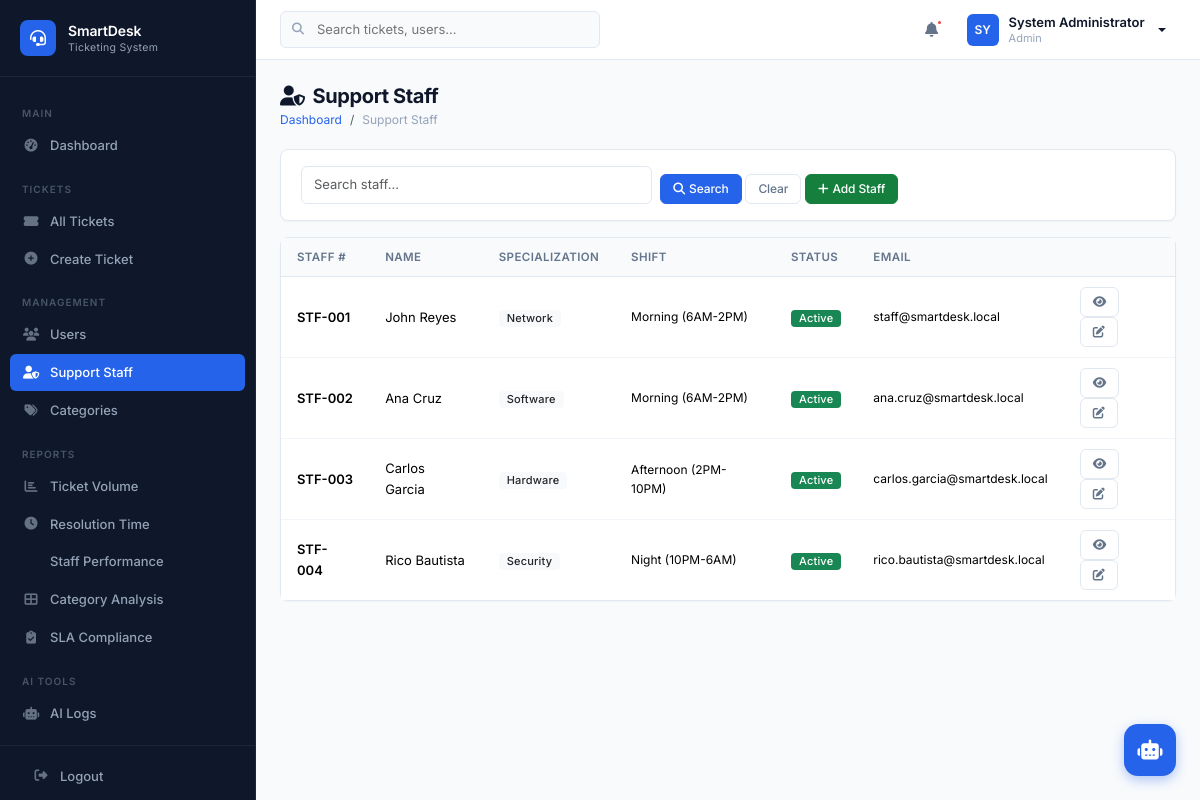
Screenshot of /modules/staff/index.php (signed in) with the database file from the repository.
### tables this page shows
CREATE TABLE IF NOT EXISTS support_staff (
    staff_id INT AUTO_INCREMENT PRIMARY KEY,
    user_id INT DEFAULT NULL,
    staff_number VARCHAR(20) NOT NULL UNIQUE,
    full_name VARCHAR(100) NOT NULL,
    specialization VARCHAR(100) DEFAULT NULL,
    shift_schedule VARCHAR(100) DEFAULT NULL,
    status ENUM('Active','Inactive') NOT NULL DEFAULT 'Active',
    created_datetime DATETIME NOT NULL DEFAULT CURRENT_TIMESTAMP,
    updated_datetime DATETIME NOT NULL DEFAULT CURRENT_TIMESTAMP ON UPDATE CURRENT_TIMESTAMP,
    FOREIGN KEY (user_id) REFERENCES users(user_id) ON DELETE SET NULL,
    INDEX idx_staff_status (status),
    INDEX idx_staff_specialization (specialization)
);

CREATE TABLE IF NOT EXISTS users (
    user_id INT AUTO_INCREMENT PRIMARY KEY,
    employee_id VARCHAR(20) NOT NULL UNIQUE,
    full_name VARCHAR(100) NOT NULL,
    department VARCHAR(100) DEFAULT NULL,
    email VARCHAR(150) NOT NULL UNIQUE,
    contact_number VARCHAR(20) DEFAULT NULL,
    password_hash VARCHAR(255) NOT NULL,
    role ENUM('Admin','Support Staff','End User') NOT NULL DEFAULT 'End User',
    status ENUM('Active','Inactive') NOT NULL DEFAULT 'Active',
    created_datetime DATETIME NOT NULL DEFAULT CURRENT_TIMESTAMP,
    updated_datetime DATETIME NOT NULL DEFAULT CURRENT_TIMESTAMP ON UPDATE CURRENT_TIMESTAMP,
    INDEX idx_users_role (role),
    INDEX idx_users_status (status),
    INDEX idx_users_email (email)
);

### includes/auth.php (called while the page is built, shortened)
<?php
function isLoggedIn() {
    return isset($_SESSION['user_id']);
}
function getCurrentUserRole() {
    return $_SESSION['role'] ?? null;
}
function getCurrentUserName() {
    return $_SESSION['full_name'] ?? 'Guest';
}
function getBaseUrl() {
    $scriptDir = dirname($_SERVER['SCRIPT_NAME']);
    $dir = realpath(dirname($_SERVER['SCRIPT_FILENAME']));
    $projectRoot = realpath(__DIR__ . '/..');
    $relative = str_replace($projectRoot, '', $dir);
    $depth = substr_count($relative, DIRECTORY_SEPARATOR);
    $base = $scriptDir;
    for ($i = 0; $i < $depth; $i++) {
        $base = dirname($base);
    }
    return rtrim($base, '/');
}

### includes/functions.php (called while the page is built, shortened)
<?php
function e($string) {
    return htmlspecialchars($string ?? '', ENT_QUOTES, 'UTF-8');
}

### modules/staff/index.php (the view, shortened to what this page needs)
<?php
require_once __DIR__ . '/../../includes/header.php';
$pdo = getDBConnection();
$search = trim($_GET['search'] ?? '');
$where = $search ? "WHERE s.full_name LIKE ? OR s.specialization LIKE ? OR s.staff_number LIKE ?" : '';
$params = $search ? ["%$search%","%$search%","%$search%"] : [];
$stmt = $pdo->prepare("SELECT s.*, u.email FROM support_staff s LEFT JOIN users u ON s.user_id = u.user_id $where ORDER BY s.created_datetime DESC");
$stmt->execute($params);
$staff = $stmt->fetchAll();
?>
<div class="page-header"><h1><i class="fas fa-user-shield me-2"></i>Support Staff</h1>
<nav aria-label="breadcrumb"><ol class="breadcrumb"><li class="breadcrumb-item"><a href="<?= $baseUrl ?>/dashboard.php">Dashboard</a></li><li class="breadcrumb-item active">Support Staff</li></ol></nav></div>
<div class="card mb-3"><div class="card-body py-3">
<form method="GET" class="row g-2 align-items-end">
<div class="col-md-5"><input type="text" name="search" class="form-control form-control-sm" placeholder="Search staff..." value="<?= e($search) ?>"></div>
<div class="col-md-7"><button type="submit" class="btn btn-sm btn-primary"><i class="fas fa-search me-1"></i>Search</button>
<a href="index.php" class="btn btn-sm btn-outline-secondary">Clear</a>
<a href="create.php" class="btn btn-sm btn-success"><i class="fas fa-plus me-1"></i>Add Staff</a></div>
</form></div></div>
<div class="card"><div class="card-body p-0"><div class="table-responsive"><table class="table">
<thead><tr><th>Staff #</th><th>Name</th><th>Specialization</th><th>Shift</th><th>Status</th><th>Email</th><th></th></tr></thead>
<tbody>
<?php foreach ($staff as $s): ?>
<tr>
<td class="fw-600"><?= e($s['staff_number']) ?></td>
<td><?= e($s['full_name']) ?></td>
<td><span class="badge bg-light text-dark"><?= e($s['specialization'] ?? '—') ?></span></td>
<td class="fs-sm"><?= e($s['shift_schedule'] ?? '—') ?></td>
<td><span class="badge <?= $s['status']==='Active'?'bg-success':'bg-secondary' ?>"><?= e($s['status']) ?></span></td>
<td class="fs-sm"><?= e($s['email'] ?? '—') ?></td>
<td>
<a href="view.php?id=<?= $s['staff_id'] ?>" class="btn btn-sm btn-outline-secondary"><i class="fas fa-eye"></i></a>
<a href="edit.php?id=<?= $s['staff_id'] ?>" class="btn btn-sm btn-outline-secondary"><i class="fas fa-edit"></i></a>
</td>
</tr>
<?php endforeach; ?>
</tbody></table></div></div></div>
<?php require_once __DIR__ . '/../../includes/footer.php'; ?>

### includes/header.php (shortened to what this page needs)
<?php
require_once __DIR__ . '/auth.php';
require_once __DIR__ . '/functions.php';
$baseUrl = getBaseUrl();
$currentPage = basename($_SERVER['SCRIPT_FILENAME'], '.php');
$currentDir = basename(dirname($_SERVER['SCRIPT_FILENAME']));
?>
<!DOCTYPE html>
<html lang="en">
<head>
    <link href="https://cdn.jsdelivr.net/npm/bootstrap@5.3.3/dist/css/bootstrap.min.css" rel="stylesheet">
    <link href="https://cdnjs.cloudflare.com/ajax/libs/font-awesome/6.5.1/css/all.min.css" rel="stylesheet">
    <link href="<?= $baseUrl ?>/assets/css/app.css" rel="stylesheet">
</head>
<body>
<?php if (isLoggedIn()): ?>
<?php include __DIR__ . '/sidebar.php'; ?>
<div class="topbar">
    <div class="topbar-left">
        <div class="topbar-search d-none d-md-block">
            <i class="fas fa-search"></i>
            <input type="text" placeholder="Search tickets, users..." id="globalSearch" autocomplete="off">
        </div>
    </div>
    <div class="topbar-right">
        <button class="topbar-icon" title="Notifications">
            <i class="fas fa-bell"></i>
            <span class="badge-dot"></span>
        </button>
        <div class="dropdown">
            <a class="topbar-user dropdown-toggle" href="#" data-bs-toggle="dropdown" aria-expanded="false">
                <div class="topbar-user-avatar"><?= strtoupper(substr(getCurrentUserName(), 0, 2)) ?></div>
                <div class="topbar-user-info d-none d-sm-block">
                    <div class="name"><?= e(getCurrentUserName()) ?></div>
                    <div class="role"><?= e(getCurrentUserRole()) ?></div>
                </div>
            </a>
        </div>
    </div>
</div>
<div class="main-content">
    <div class="content-wrapper">
<?php endif; ?>

### includes/sidebar.php (shortened to what this page needs)
<?php
$role = getCurrentUserRole();
?>
<aside class="sidebar" id="sidebar">
    <div class="sidebar-brand">
        <div class="brand-icon"><i class="fas fa-headset"></i></div>
        <div class="brand-text">
            SmartDesk
            <small>Ticketing System</small>
        </div>
    </div>
    <nav class="sidebar-menu">
        <div class="sidebar-section">Main</div>
        <a href="<?= $baseUrl ?>/dashboard.php" class="sidebar-link <?= $currentPage === 'dashboard' ? 'active' : '' ?>">
            <i class="fas fa-tachometer-alt"></i> Dashboard
        </a>
        <div class="sidebar-section">Tickets</div>
        <?php if ($role === 'End User'): ?>
        <a href="<?= $baseUrl ?>/modules/tickets/create.php" class="sidebar-link <?= ($currentDir === 'tickets' && $currentPage === 'create') ? 'active' : '' ?>">
            <i class="fas fa-plus-circle"></i> Submit Ticket
        </a>
        <a href="<?= $baseUrl ?>/modules/tickets/index.php" class="sidebar-link <?= ($currentDir === 'tickets' && $currentPage === 'index') ? 'active' : '' ?>">
            <i class="fas fa-ticket-alt"></i> My Tickets
        </a>
        <?php else: ?>
        <a href="<?= $baseUrl ?>/modules/tickets/index.php" class="sidebar-link <?= ($currentDir === 'tickets' && $currentPage === 'index') ? 'active' : '' ?>">
            <i class="fas fa-ticket-alt"></i> All Tickets
        </a>
        <?php if ($role === 'Admin'): ?>
        <a href="<?= $baseUrl ?>/modules/tickets/create.php" class="sidebar-link <?= ($currentDir === 'tickets' && $currentPage === 'create') ? 'active' : '' ?>">
            <i class="fas fa-plus-circle"></i> Create Ticket
        </a>
        <?php endif; ?>
        <?php endif; ?>
        <?php if ($role === 'Admin'): ?>
        <div class="sidebar-section">Management</div>
        <a href="<?= $baseUrl ?>/modules/users/index.php" class="sidebar-link <?= $currentDir === 'users' ? 'active' : '' ?>">
            <i class="fas fa-users"></i> Users
        </a>
        <a href="<?= $baseUrl ?>/modules/staff/index.php" class="sidebar-link <?= $currentDir === 'staff' ? 'active' : '' ?>">
            <i class="fas fa-user-shield"></i> Support Staff
        </a>
        <a href="<?= $baseUrl ?>/modules/categories/index.php" class="sidebar-link <?= $currentDir === 'categories' ? 'active' : '' ?>">
            <i class="fas fa-tags"></i> Categories
        </a>
        <div class="sidebar-section">Reports</div>
        <a href="<?= $baseUrl ?>/modules/reports/ticket_volume.php" class="sidebar-link <?= ($currentDir === 'reports' && $currentPage === 'ticket_volume') ? 'active' : '' ?>">
            <i class="fas fa-chart-bar"></i> Ticket Volume
        </a>
        <a href="<?= $baseUrl ?>/modules/reports/resolution_time.php" class="sidebar-link <?= ($currentDir === 'reports' && $currentPage === 'resolution_time') ? 'active' : '' ?>">
            <i class="fas fa-clock"></i> Resolution Time
        </a>
        <a href="<?= $baseUrl ?>/modules/reports/staff_performance.php" class="sidebar-link <?= ($currentDir === 'reports' && $currentPage === 'staff_performance') ? 'active' : '' ?>">
            <i class="fas fa-user-chart"></i> Staff Performance
        </a>
        <a href="<?= $baseUrl ?>/modules/reports/category_analysis.php" class="sidebar-link <?= ($currentDir === 'reports' && $currentPage === 'category_analysis') ? 'active' : '' ?>">
            <i class="fas fa-th-large"></i> Category Analysis
        </a>
        <a href="<?= $baseUrl ?>/modules/reports/sla_compliance.php" class="sidebar-link <?= ($currentDir === 'reports' && $currentPage === 'sla_compliance') ? 'active' : '' ?>">
            <i class="fas fa-clipboard-check"></i> SLA Compliance
        </a>
        <div class="sidebar-section">AI Tools</div>
        <a href="<?= $baseUrl ?>/modules/ai/logs.php" class="sidebar-link <?= ($currentDir === 'ai' && $currentPage === 'logs') ? 'active' : '' ?>">
            <i class="fas fa-robot"></i> AI Logs
        </a>
        <?php endif; ?>
    </nav>
    <div class="sidebar-footer">
        <a href="<?= $baseUrl ?>/logout.php" class="sidebar-link">
            <i class="fas fa-sign-out-alt"></i> Logout
        </a>
    </div>
</aside>

### includes/footer.php (shortened to what this page needs)
<?php if (isLoggedIn()): ?>
    </div>
</div>
<button class="chat-toggle" id="chatToggle" title="AI Helpdesk Assistant">
    <i class="fas fa-robot"></i>
</button>
<?php endif; ?>
</body>
</html>

### rows the page displays
support_staff: staff_number "STF-001", full_name "John Reyes", specialization "Network", shift_schedule "Morning (6AM-2PM)", status "Active", user.email "staff@smartdesk.local"
support_staff: staff_number "STF-002", full_name "Ana Cruz", specialization "Software", shift_schedule "Morning (6AM-2PM)", status "Active", user.email "ana.cruz@smartdesk.local"
support_staff: staff_number "STF-003", full_name "Carlos Garcia", specialization "Hardware", shift_schedule "Afternoon (2PM-10PM)", status "Active", user.email "carlos.garcia@smartdesk.local"
support_staff: staff_number "STF-004", full_name "Rico Bautista", specialization "Security", shift_schedule "Night (10PM-6AM)", status "Active", user.email "rico.bautista@smartdesk.local"

### other values shown
substr(getCurrentUserName(), 0, 2) "SY"
getCurrentUserName() "System Administrator"
getCurrentUserRole() "Admin"
